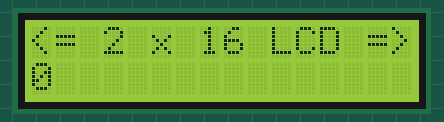
A sketch run on a simulated TI MSP430 LaunchPad. Parts: 16×2 character LCD.

Above: at 0.1 s.
At 0.5 s:
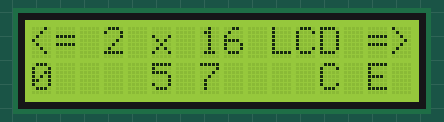
At 0.9 s:
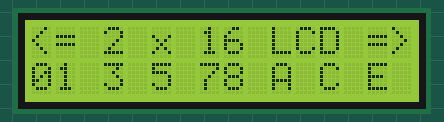
At 1.6 s:
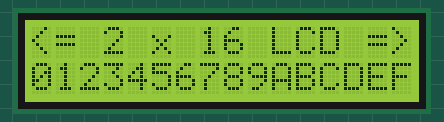
At 3.83 s:
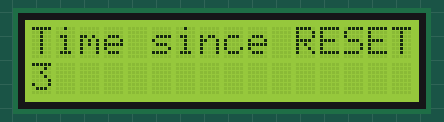
At 39.1 s:
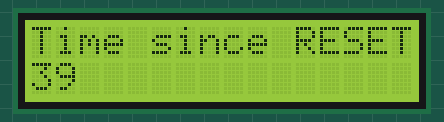

Measured:
- what the display in image 3 shows lasts 2.1 s, from 1.6 s to 3.7 s

The sketch:

LCD_16x2.ino
```cpp
/*
 * LCD_16x2
 * Mintapélda a LiquidCrystal programkönyvtár használatára
 * Bemutatja a 16x2 LCD ipari szabvány kijelző használatát.
 * A LiquidCrystal programkönyvtár minden olyan LCD kijelzővel
 * kompatibilis, amelyik a Hitachi HD44780 vagy azzal kompatibilis
 * vezérlő IC-t használ.
 *
 * Hardver követelmények:
 *  - Launchpad kártya MSP430G2553 vagy MSP430G2452 mikrovezérlővel
 *  - HD44780 kompatibilis 16x2 karakteres LCD kijelző
 *
 * Bekötési vázlat
 * LCD kivezetés      Launchpad
 * ---------------------------------
 * 01 - GND             GND, potméter
 * 02 - VCC             +5V, potméter
 * 03 - Kontraszt       GND vagy Pot csúszka
 * 04 - RS              Pin8 (P2.0)
 * 05 - R/W             GND
 * 06 - EN              Pin9 (P2.1)
 * 07 - DB0             GND vagy NC
 * 08 - DB1             GND vagy NC
 * 09 - DB2             GND vagy NC
 * 10 - DB3             GND vagy NC
 * 11 - DB4             Pin10 (P2.2)
 * 12 - DB5             Pin11 (P2.3)
 * 13 - DB6             Pin12 (P2.4)
 * 14 - DB7             Pin13 (P2.5)
 * 15 - LED anód        +5V
 * 16 - LED katód       GND
 *
 */

#include <LiquidCrystal.h>       //Becsatoljuk a programkönyvtárat

int i, k;
//Inicializáljuk a programkönyvtárat az alábbi lábkiosztással
LiquidCrystal lcd(P2_0, P2_1, P2_2, P2_3, P2_4, P2_5);

void setup() {
  lcd.begin(16, 2);              //Beállítjuk a sorok és oszlopok számát)
  lcd.print("<= 2 x 16 LCD =>"); //Kiírunk egy szöveget az első sorba
  for(i=0; i<16; i++) {
    k = (i * 7) & 0x0F;
    lcd.setCursor(k, 1);
    lcd.print(k,HEX);
    delay(100);
  }
  delay(2000);
  lcd.clear();                   //Képernyő törlése
  lcd.print("Time since RESET");
}

void loop() {
  lcd.setCursor(0, 1);
  lcd.print(millis()/1000);      //Kiíratjuk a Reset óta eltelt időt
}
```
